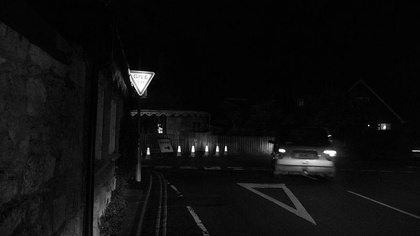
%> input picture first_homework/T2/hw1_dark_road_1.jpg, 420 x 236 px, shrunk from 800 x 450 before the run
$ octave b.m   (GNU Octave 9; MATLAB toolbox functions it lacks are replaced by stand-ins)
%> lines starting %> are read from the running program, lines starting %| are printed output that depends on the picture
### first_homework/T2/myhisteq.m
function I_process = myhisteq(I)
[height,width]=size(I);  %计算图片的宽和高

r=zeros(1,256);           %用来存储之前每个灰度级处像素点的个数
for i=1:height
    for j=1:width
        r(I(i,j)+1)=r(I(i,j)+1)+1;%统计每个灰度级处像素点的个数
    end
end

s=zeros(1,256);
s(1)=r(1);
for i=2:256
    s(i)=s(i-1)+r(i);        %对应书上公式计算只不过这里只算了CDF
end

for i=1:256
    s(i)=floor(255*s(i)/(height*width));        %对应书上公式，这里L-1取255
end

I_process=I;
for i=1:height
   for j=1:width
    I_process(i,j)=s(I(i,j)+1);   %对每点处的灰度值进行映射
   end
end
end

### first_homework/T2/b.m
clc,clear;
I1=imread("hw1_dark_road_1.jpg");
%> I1 is the input picture: size 236x420 uint8; min 0, max 255, mean 14.6
I2=imread("hw1_dark_road_2.jpg");
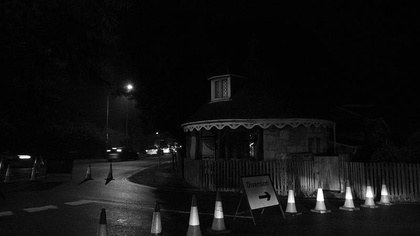
%> input picture first_homework/T2/hw1_dark_road_2.jpg, 420 x 236 px, shrunk from 800 x 450 before the run
%> I2 is the input picture: size 236x420 uint8; min 0, max 255, mean 16.8
I3=imread("hw1_dark_road_3.jpg");
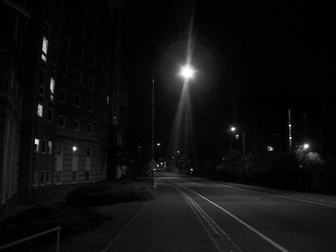
%> input picture first_homework/T2/hw1_dark_road_3.jpg, 336 x 252 px, shrunk from 640 x 480 before the run
%> I3 is the input picture: size 252x336 uint8; min 0, max 255, mean 15.2
I1_process=myhisteq(I1);
%> after the loop in myhisteq, `for i=1:height`: r = 256 values, max 19838 at index 4, min 0 at index 256, mean 387.2
%> after the loop in myhisteq, `for i=2:256`: s = 256 values from 191 to 99120
%> after the loop in myhisteq, `for i=1:256`: s = 256 values from 0 to 255
%> after the loop in myhisteq, `for i=1:height`:
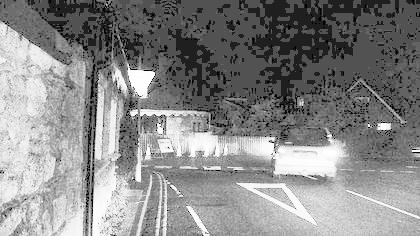
%> I_process: size 236x420 uint8; min 0, max 255, mean 135.9
I2_process=myhisteq(I2);
%> after the loop in myhisteq (call 2), `for i=1:height`: r = 256 values, max 18643 at index 4, min 0 at index 256, mean 387.2
%> after the loop in myhisteq (call 2), `for i=2:256`: s = 256 values from 219 to 99120
%> after the loop in myhisteq (call 2), `for i=1:256`: s = 256 values from 0 to 255
%> after the loop in myhisteq (call 2), `for i=1:height`:
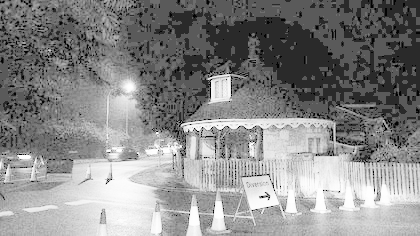
%> I_process: size 236x420 uint8; min 0, max 255, mean 136.4
I3_process=myhisteq(I3)
%> after the loop in myhisteq (call 3), `for i=1:height`: r = 256 values, max 12405 at index 3, min 0 at index 209, mean 330.8
%> after the loop in myhisteq (call 3), `for i=2:256`: s = 256 values from 1537 to 84672
%> after the loop in myhisteq (call 3), `for i=1:256`: s = 256 values from 4 to 255
%> after the loop in myhisteq (call 3), `for i=1:height`:
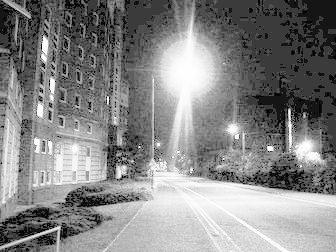
%> I_process: size 252x336 uint8; min 4, max 255, mean 133.3
I1_process_2=histeq(I1,256);
I2_process_2=histeq(I2,256);
I3_process_2=histeq(I3,256);

figure('name','road1自定义全局直方图均衡后的图片','NumberTitle','off');

subplot(2,1,1);
imshow(I1_process);         %display the MY process image
imwrite(I1_process,"result/I1_myglobal.jpg","jpg");

subplot(2,1,2);
imhist(I1_process);         %display the MY process hist

figure('name','road2自定义全局直方图均衡后的图片','NumberTitle','off');

subplot(2,1,1);
imshow(I2_process);         %display the MY process image
imwrite(I2_process,"result/I2_myglobal.jpg","jpg");

subplot(2,1,2);
imhist(I2_process);         %display the MY process hist
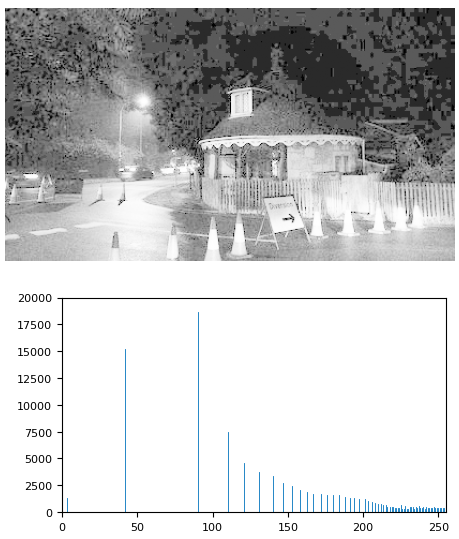
%> figure redrawn from the program's plot data, 2 panels

figure('name','road3自定义全局直方图均衡后的图片','NumberTitle','off');

subplot(2,1,1);
imshow(I3_process);         %display the MY process image
imwrite(I3_process,"result/I3_myglobal.jpg","jpg");

subplot(2,1,2);
imhist(I3_process);         %display the MY process hist
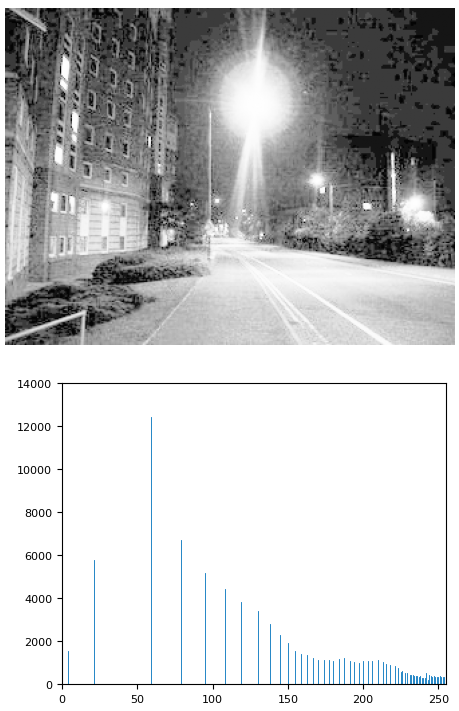
%> figure redrawn from the program's plot data, 2 panels

figure('name','road1全局直方图均衡后的图片','NumberTitle','off');

subplot(2,1,1);
imshow(I1_process_2);         %display the process image
imwrite(I1_process_2,"result/I1_global.jpg","jpg");

subplot(2,1,2);
imhist(I1_process_2);         %display the process hist

figure('name','road2全局直方图均衡后的图片','NumberTitle','off');

subplot(2,1,1);
imshow(I2_process_2);         %display the process image
imwrite(I2_process_2,"result/I2_global.jpg","jpg");

subplot(2,1,2);
imhist(I2_process_2);         %display the process hist

figure('name','road3全局直方图均衡后的图片','NumberTitle','off');

subplot(2,1,1);
imshow(I3_process_2);         %display the process image
imwrite(I3_process_2,"result/I3_global.jpg","jpg");

subplot(2,1,2);
imhist(I3_process_2);         %display the process hist
